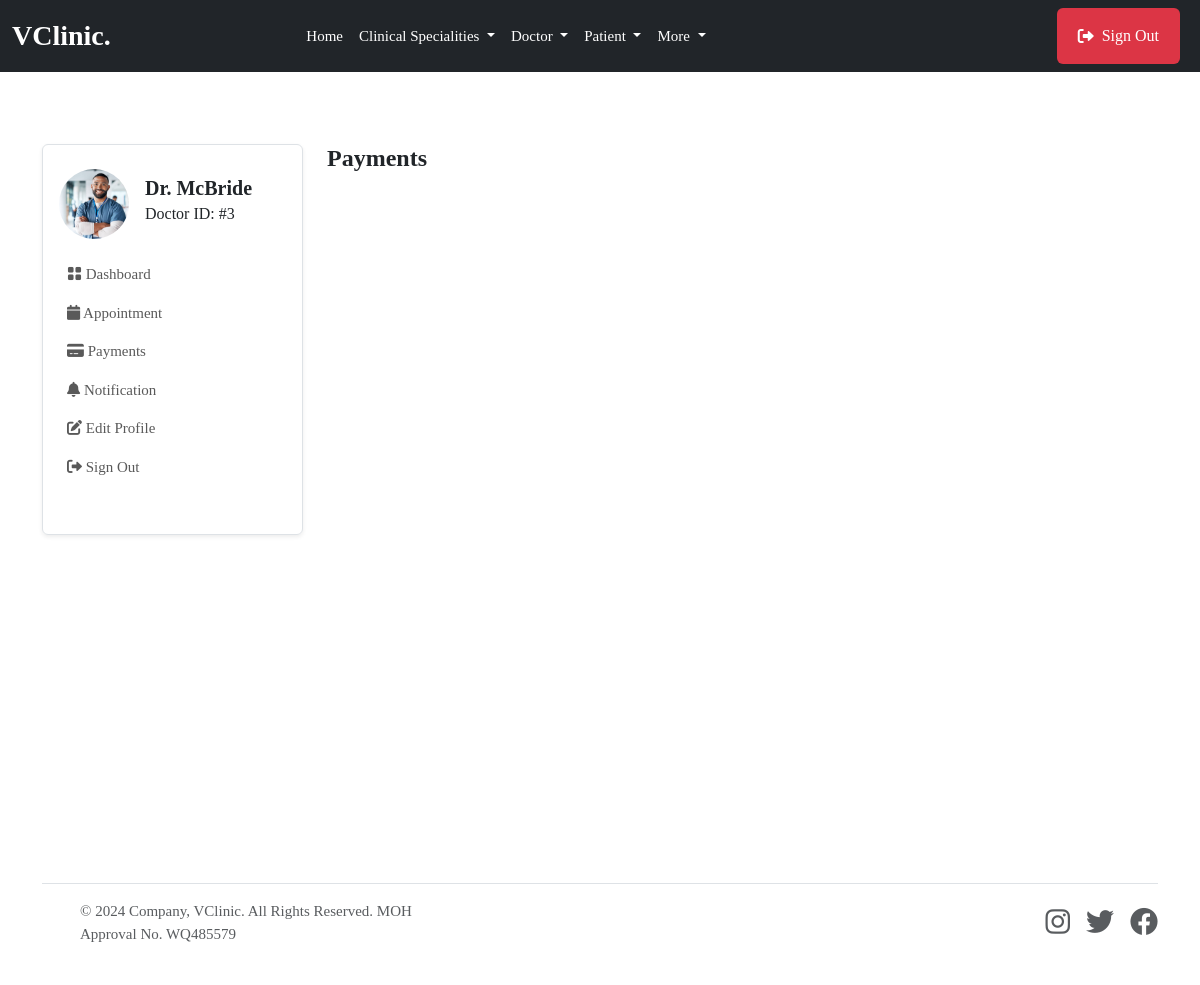
Page /doctor/notifications/ (signed in) on the committed database.
### userauthapp/models.py (models this page shows, shortened)
class User(AbstractUser):       # override default user model
    email = models.EmailField(unique=True)
    username = models.CharField(max_length=100, null=True, blank=True)
    user_type = models.CharField(max_length=50, choices=USER_TYPE, null=True, blank=True, default=None)
    USERNAME_FIELD = "email"
    REQUIRED_FIELDS = ['username']

### doctorapp/models.py (models this page shows, shortened)
class Doctor(models.Model):         #create a new model from scratch
    user = models.OneToOneField(userauth_models.User, on_delete=models.CASCADE)  #when we delete this user , we delete doctor, there should be only one doctor that has one user model
    image = models.FileField(upload_to='images', default='images/doctor-default.png', blank=True, null=True)
    full_name = models.CharField(max_length=100, blank=True, null=True)
    mobile = models.CharField(max_length=15, blank=True, null=True)
    country = models.CharField(max_length=100, null=True, blank=True)
    bio = models.CharField(max_length=100, null=True, blank=True)
    specializations = models.CharField(max_length=100, null=True, blank=True)
    qualifications = models.CharField(max_length=100, null=True, blank=True)
    years_of_experience = models.CharField(max_length=100, null=True, blank=True)
    next_available_appointment_date = models.DateTimeField(default=timezone.now, null=True, blank=True)

### doctorapp/views.py (the view)
# urls.py: path("notifications/", views.notifications, name="notifications"),
@login_required
def notifications(request):
    doctor = doctor_models.Doctor.objects.get(user=request.user)
    notifications = doctor_models.Notification.objects.filter(doctor=doctor, seen=False)
    context = {
        "notifications": notifications
    }
    return render(request, "doctorapp/notifications.html", context)

### templates/doctorapp/notifications.html (shortened to what this page needs)
{% extends 'partials/base.html' %} {% block content %}
<section class="pt-5 pb-5">
    <div class="container">
        <div class="row mt-0 mt-md-4">
            {% include 'doctorapp/sidebar.html' %}
            <div class="col-lg-9 col-md-8 col-12">
                <h4 class="mb-0 mb-4 fw-bold">Payments</h4>
            </div>
        </div>
    </div>
</section>
{% endblock content %}

### templates/doctorapp/sidebar.html (shortened to what this page needs)
<div class="col-lg-3 col-md-4 col-12">
    <nav class="navbar navbar-expand-md shadow-sm mb-4 mb-lg-0 sidenav border rounded">
        <div class="collapse navbar-collapse p-3" id="sidenav">
            <div class="navbar-nav flex-column">
                <div class="d-flex align-items-center mb-3">
                    {% if request.user.doctor.image %}
                        <img src="{{request.user.doctor.image.url}}" alt="avatar" class="rounded-circle avatar-xl" style="width: 70px; height: 70px; object-fit: cover" />
                    {% endif %}
                    <div class="ms-3">
                        <h5 class="mb-0 fw-bold">Dr. {{request.user.doctor.full_name}}</h5>
                        <p class="mb-1 fs-6">Doctor ID: #{{request.user.doctor.id}}</p>
                    </div>
                </div>
                <ul class="list-unstyled ms-n2 mb-4">
                    <li class="nav-item">
                        <a class="dropdown-item nav-link" href="{% url 'doctorapp:dashboard' %}"><i class="bi bi-grid-fill"></i> Dashboard</a>
                    </li>
                    <li class="nav-item">
                        <a class="dropdown-item nav-link" href="{% url 'doctorapp:appointments' %}"><i class="fas fa-calendar"></i> Appointment</a>
                    </li>
                    <li class="nav-item">
                        <a class="dropdown-item nav-link" href="{% url 'doctorapp:payments' %}"><i class="fas fa-credit-card"></i> Payments</a>
                    </li>
                    <li class="nav-item">
                        <a class="dropdown-item nav-link" href="{% url 'doctorapp:notifications' %}"><i class="fas fa-bell"></i> Notification</a>
                    </li>
                    <li class="nav-item">
                        <a class="nav-link" href="{% url 'doctorapp:profile' %}"> <i class="fas fa-edit"></i> Edit Profile </a>
                    </li>
                    <li class="nav-item">
                        <a class="nav-link" href="{% url 'userauthapp:sign-out' %}"> <i class="fas fa-sign-out-alt"></i> Sign Out </a>
                    </li>
                </ul>
            </div>
        </div>
    </nav>
</div>

### static/assets/css/style.css (style rules this page uses)
body { background: #ffffff; color: var(--bs-body-color); font-size: 15px; font-family: var(--body-font-family); margin: 0; overflow-x: hidden !important; font-weight: 400; }
.p, p { line-height: 1.8; color: var(--paragraphColor); }

### rows in the picture
User: user.doctor.image (picture), user.doctor.full_name "McBride", user.doctor.id "3"
